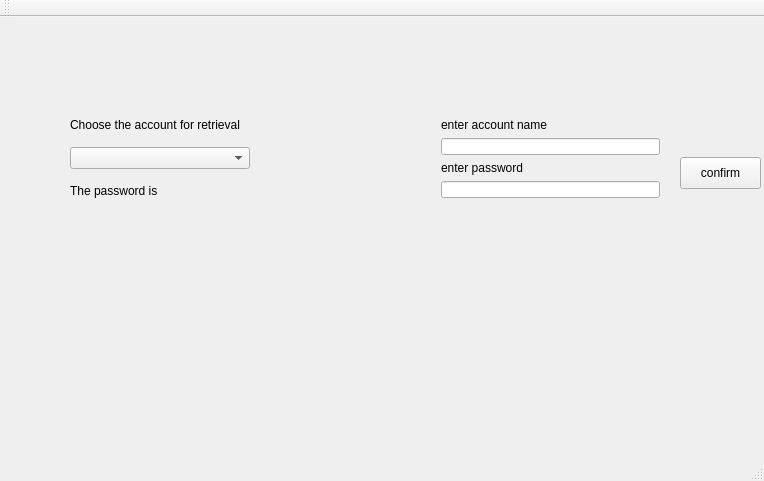
<?xml version="1.0" encoding="UTF-8"?>
<ui version="4.0">
 <class>MainWindow</class>
 <widget class="QMainWindow" name="MainWindow">
  <property name="geometry">
   <rect>
    <x>0</x>
    <y>0</y>
    <width>764</width>
    <height>481</height>
   </rect>
  </property>
  <property name="windowTitle">
   <string>MainWindow</string>
  </property>
  <widget class="QWidget" name="centralWidget">
   <widget class="QLabel" name="displayLabel">
    <property name="geometry">
     <rect>
      <x>60</x>
      <y>220</y>
      <width>621</width>
      <height>41</height>
     </rect>
    </property>
    <property name="font">
     <font>
      <family>Palatino</family>
      <pointsize>20</pointsize>
      <weight>75</weight>
      <bold>true</bold>
     </font>
    </property>
    <property name="text">
     <string/>
    </property>
   </widget>
   <widget class="QPushButton" name="pushButton">
    <property name="geometry">
     <rect>
      <x>680</x>
      <y>140</y>
      <width>81</width>
      <height>32</height>
     </rect>
    </property>
    <property name="text">
     <string>confirm</string>
    </property>
   </widget>
   <widget class="QWidget" name="">
    <property name="geometry">
     <rect>
      <x>59</x>
      <y>80</y>
      <width>202</width>
      <height>121</height>
     </rect>
    </property>
    <layout class="QVBoxLayout" name="verticalLayout">
     <item>
      <widget class="QLabel" name="label">
       <property name="text">
        <string>Choose the account for retrieval</string>
       </property>
      </widget>
     </item>
     <item>
      <widget class="QComboBox" name="AccountComboBox"/>
     </item>
     <item>
      <widget class="QLabel" name="label_2">
       <property name="text">
        <string>The password is</string>
       </property>
      </widget>
     </item>
    </layout>
   </widget>
   <widget class="QWidget" name="">
    <property name="geometry">
     <rect>
      <x>430</x>
      <y>90</y>
      <width>241</width>
      <height>102</height>
     </rect>
    </property>
    <layout class="QVBoxLayout" name="verticalLayout_2">
     <item>
      <widget class="QLabel" name="label_3">
       <property name="text">
        <string>enter account name</string>
       </property>
      </widget>
     </item>
     <item>
      <widget class="QLineEdit" name="lineEdit"/>
     </item>
     <item>
      <widget class="QLabel" name="label_4">
       <property name="text">
        <string>enter password</string>
       </property>
      </widget>
     </item>
     <item>
      <widget class="QLineEdit" name="lineEdit_2"/>
     </item>
    </layout>
   </widget>
   <widget class="QWidget" name="">
    <property name="geometry">
     <rect>
      <x>70</x>
      <y>30</y>
      <width>711</width>
      <height>18</height>
     </rect>
    </property>
    <layout class="QHBoxLayout" name="horizontalLayout">
     <item>
      <widget class="QLabel" name="label_5">
       <property name="text">
        <string>retrieve existing</string>
       </property>
      </widget>
     </item>
     <item>
      <widget class="QLabel" name="label_6">
       <property name="text">
        <string>create new</string>
       </property>
      </widget>
     </item>
    </layout>
   </widget>
  </widget>
  <widget class="QMenuBar" name="menuBar">
   <property name="geometry">
    <rect>
     <x>0</x>
     <y>0</y>
     <width>764</width>
     <height>22</height>
    </rect>
   </property>
  </widget>
  <widget class="QToolBar" name="mainToolBar">
   <attribute name="toolBarArea">
    <enum>TopToolBarArea</enum>
   </attribute>
   <attribute name="toolBarBreak">
    <bool>false</bool>
   </attribute>
  </widget>
  <widget class="QStatusBar" name="statusBar"/>
 </widget>
 <layoutdefault spacing="6" margin="11"/>
 <resources/>
 <connections/>
</ui>
